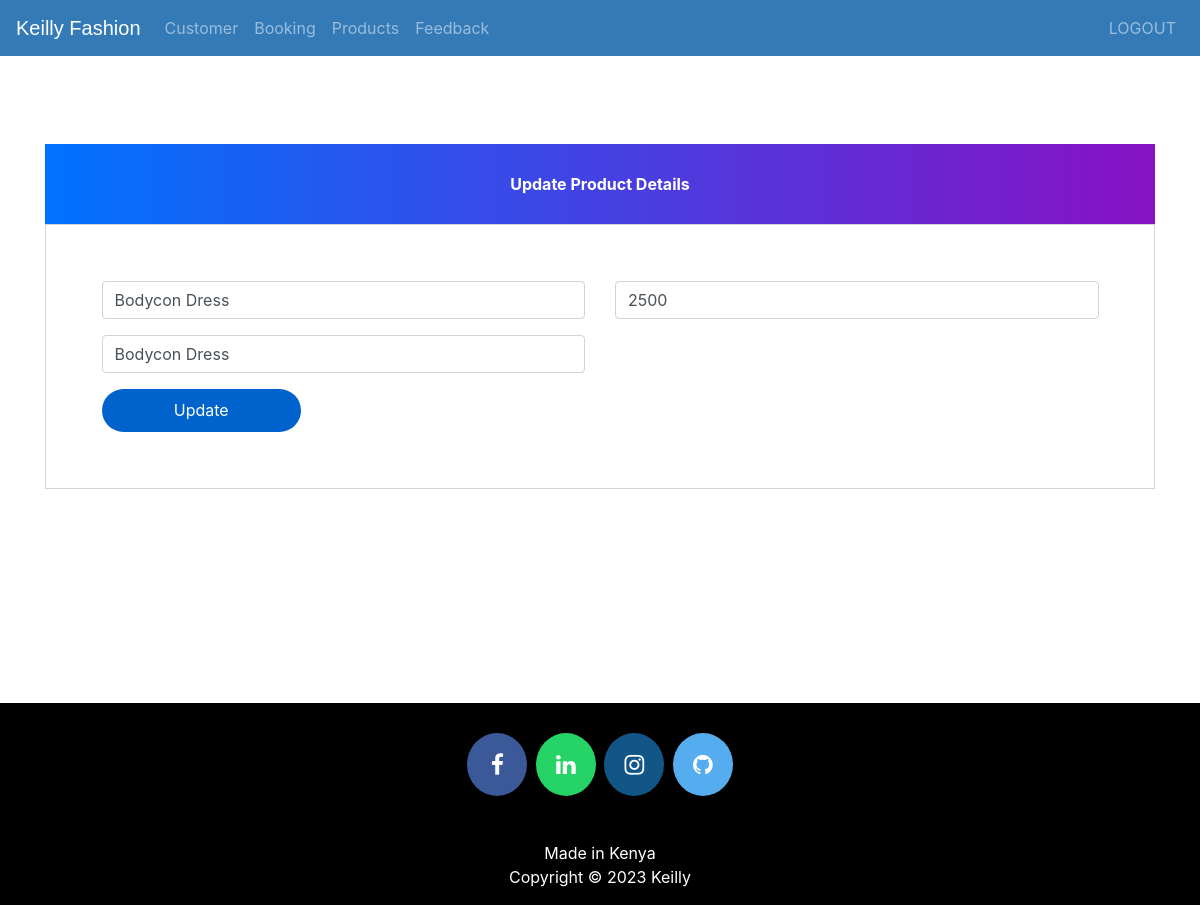
The app's page /updateproduct/3 (signed in) with its own data.
### fashion/models.py (models this page shows, shortened)
class Product(models.Model):
    name = models.CharField(max_length=40)
    product_image = models.ImageField(upload_to='product_image/', null=True, blank=True)
    price = models.PositiveIntegerField()
    description = models.CharField(max_length=40)

### fashion/views.py (the view)
# urls.py: path('updateproduct/<int:pk>', update_product_view, name='update-product'),
@login_required(login_url='adminlogin')
def update_product_view(request,pk):
    product=Product.objects.get(id=pk)
    productForm=ProductForm(instance=product)
    if request.method=='POST':
        productForm=ProductForm(request.POST,request.FILES,instance=product)
        if productForm.is_valid():
            productForm.save()
            return redirect('admin-products')
    return render(request, 'admin_updateproduct.html', {'productForm':productForm})

### fashion/forms.py
class ProductForm(forms.ModelForm):
    class Meta:
        model=models.Product
        fields=['name','price','description','product_image']

### templates/admin_updateproduct.html (shortened to what this page needs)
{% extends 'admin_base.html' %}
{% load widget_tweaks %}
{% block content %}
<head>
  <link href="//maxcdn.bootstrapcdn.com/bootstrap/4.1.1/css/bootstrap.min.css" rel="stylesheet" id="bootstrap-css">
</head>
<br><br><br><br><br><br>
<form method="post" enctype="multipart/form-data">
  <div class="container register-form">
    <div class="form">
      <div class="note">
        <p>Update Product Details</p>
      </div>
      <div class="form-content">
        <div class="row">
          <div class="col-md-6">
            <div class="form-group">
              {% render_field productForm.name class="form-control" placeholder="Product Name" %}
            </div>
            <div class="form-group">
              {% render_field productForm.description class="form-control" placeholder="Description" %}
            </div>
          </div>
          <div class="col-md-6">
            <div class="form-group">
              {% render_field productForm.price class="form-control" placeholder="Price" %}
            </div>
          </div>
        </div>
        <button type="submit" class="btnSubmit">Update</button>
      </div>
    </div>
  </div>
</form>
{% endblock content %}

### templates/admin_base.html (style rules this page uses)
p { text-align: center; }

### templates/admin_updateproduct.html (style rules this page uses)
.note { text-align: center; height: 80px; background: -webkit-linear-gradient(left, #0072ff, #8811c5); color: #fff; font-weight: bold; line-height: 80px; }
.form-content { padding: 5%; border: 1px solid #ced4da; margin-bottom: 2%; }
.btnSubmit { border: none; border-radius: 1.5rem; padding: 1%; width: 20%; cursor: pointer; background: #0062cc; color: #fff; }

### records on screen
Product: name "Bodycon Dress", description "Bodycon Dress", price "2500"
